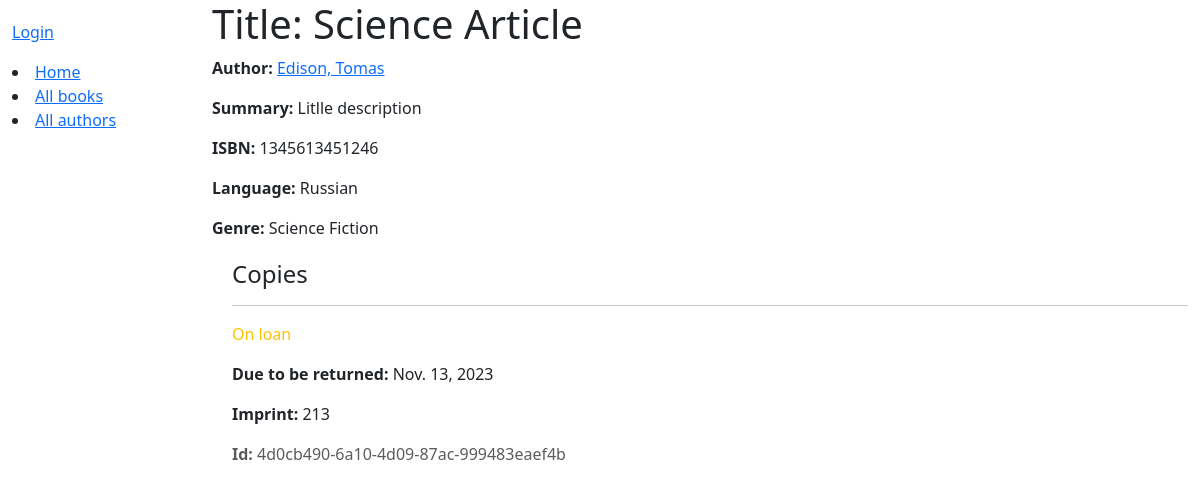
/catalog/book/1, run on the app's committed database.
### catalog/models.py (models this page shows, shortened)
class Book(models.Model):
    title = models.CharField(max_length=200)
    author = models.ForeignKey('Author', on_delete=models.RESTRICT, null=True)
    summary = models.TextField(
        max_length=1000, help_text="Enter a brief description of the book")
    isbn = models.CharField('ISBN', max_length=13,
                            unique=True,
                            help_text='13 Character <a href="https://www.isbn-international.org/content/what-isbn'
                                      '">ISBN number</a>')
    genre = models.ManyToManyField(
        Genre, help_text="Select a genre for this book")
    language = models.ForeignKey(
        'Language', on_delete=models.SET_NULL, null=True)
    class Meta:
        ordering = ['title', 'author']
    def display_genre(self):
        """Creates a string for the Genre. This is required to display genre in Admin."""
        return ', '.join([genre.name for genre in self.genre.all()[:3]])
    display_genre.short_description = 'Genre'

class Author(models.Model):
    first_name = models.CharField(max_length=100)
    last_name = models.CharField(max_length=100)
    date_of_birth = models.DateField(null=True, blank=True)
    date_of_death = models.DateField('died', null=True, blank=True)
    class Meta:
        ordering = ['last_name', 'first_name']
    def __str__(self):
        return f'{self.last_name}, {self.first_name}'

class Language(models.Model):
    name = models.CharField(max_length=200,
                            unique=True,
                            help_text="Enter the book's natural language (e.g. English, French, Japanese etc.)")
    def __str__(self):
        return self.name

class Genre(models.Model):
    name = models.CharField(
        max_length=200,
        unique=True,
        help_text="Enter a book genre (e.g. Science Fiction, French Poetry etc.)"
    )
    def __str__(self):
        return self.name

class BookInstance(models.Model):
    id = models.UUIDField(primary_key=True, default=uuid.uuid4,
                          help_text="Unique ID for this particular book across whole library")
    book = models.ForeignKey('Book', on_delete=models.RESTRICT, null=True)
    imprint = models.CharField(max_length=200)
    due_back = models.DateField(null=True, blank=True)
    borrower = models.ForeignKey(
        settings.AUTH_USER_MODEL, on_delete=models.SET_NULL, null=True, blank=True)
    LOAN_STATUS = (
        ('d', 'Maintenance'),
        ('o', 'On loan'),
        ('a', 'Available'),
        ('r', 'Reserved'),
    )
    status = models.CharField(
        max_length=1,
        choices=LOAN_STATUS,
        blank=True,
        default='d',
        help_text='Book availability')
    class Meta:
        ordering = ['due_back']
        permissions = (("can_mark_returned", "Set book as returned"),)

### catalog/views.py (the view, shortened to what this page needs)
# urls.py: path('book/<int:pk>', views.BookDetailView.as_view(), name='book-detail'),
class BookDetailView(generic.DetailView):
    model = Book

### catalog/templates/catalog/book_detail.html
{% extends "base_generic.html" %}
{% block content %}
  <h1>Title: {{ book.title }}</h1>
  <p><strong>Author:</strong> <a href="{% url 'author-detail' book.author.pk %}">{{ book.author }}</a></p>
  <p><strong>Summary:</strong> {{ book.summary }}</p>
  <p><strong>ISBN:</strong> {{ book.isbn }}</p>
  <p><strong>Language:</strong> {{ book.language }}</p>
  <p><strong>Genre:</strong> {{ book.genre.all|join:", " }}</p>
  <div style="margin-left:20px;margin-top:20px">
    <h4>Copies</h4>
    {% for copy in book.bookinstance_set.all %}
      <hr />
      <p
        class="{% if copy.status == 'a' %}text-success{% elif copy.status == 'm' %}text-danger{% else %}text-warning{% endif %}">
        {{ copy.get_status_display }}
      </p>
      {% if copy.status != 'a' %}
        <p><strong>Due to be returned:</strong> {{ copy.due_back }}</p>
      {% endif %}
      <p><strong>Imprint:</strong> {{ copy.imprint }}</p>
      <p class="text-muted"><strong>Id:</strong> {{ copy.id }}</p>
    {% endfor %}
  </div>
{% endblock %}

### data on the page
Book: author "Edison, Tomas", summary "Litlle description", isbn "1345613451246", language "Russian", genre.all "Science Fiction"
BookInstance: status "On loan", due_back "Nov. 13, 2023", imprint "213", id "4d0cb490-6a10-4d09-87ac-999483eaef4b"
